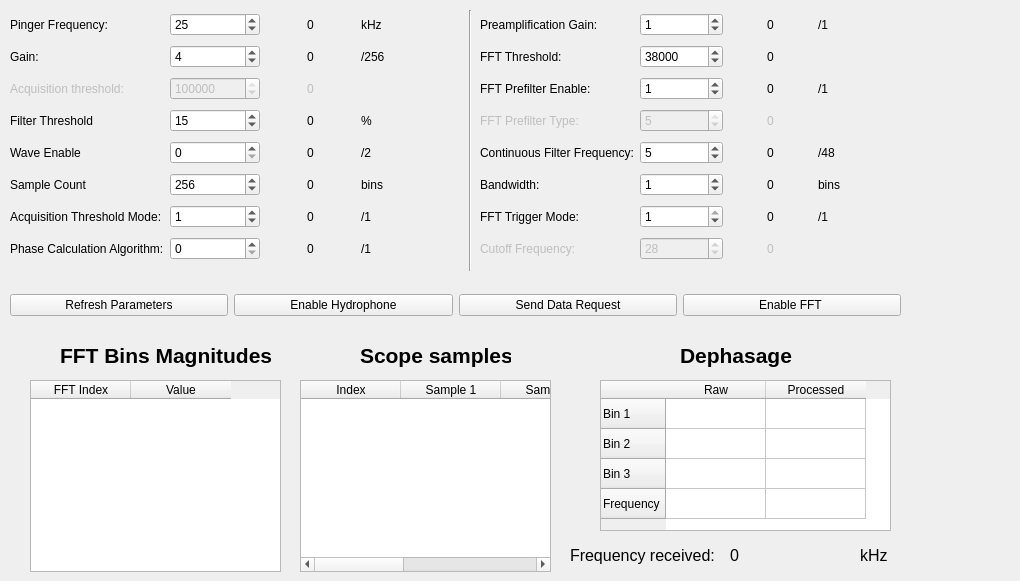
       <widget class="QWidget" name="hydrophones">
        <attribute name="title">
         <string>Hydrophones</string>
        </attribute>
        <widget class="QWidget" name="gridLayoutWidget_3">
         <property name="geometry">
          <rect>
           <x>10</x>
           <y>10</y>
           <width>441</width>
           <height>261</height>
          </rect>
         </property>
         <layout class="QGridLayout" name="gridLayout_4">
          <item row="1" column="0">
           <widget class="QLabel" name="label_13">
            <property name="text">
             <string>Gain:</string>
            </property>
           </widget>
          </item>
          <item row="2" column="1">
           <widget class="QSpinBox" name="spinBox_Hydr_Acq_Thrs">
            <property name="enabled">
             <bool>false</bool>
            </property>
            <property name="maximum">
             <number>2000000000</number>
            </property>
            <property name="singleStep">
             <number>1000000</number>
            </property>
            <property name="value">
             <number>1124800758</number>
            </property>
           </widget>
          </item>
          <item row="6" column="1">
           <widget class="QSpinBox" name="spinBox_Hydr_Acq_Th_Mode">
            <property name="maximum">
             <number>5</number>
            </property>
            <property name="value">
             <number>1</number>
            </property>
           </widget>
          </item>
          <item row="2" column="0">
           <widget class="QLabel" name="label_11">
            <property name="enabled">
             <bool>false</bool>
            </property>
            <property name="text">
             <string>Acquisition threshold:</string>
            </property>
           </widget>
          </item>
          <item row="5" column="1">
           <widget class="QSpinBox" name="spinBox_Hydr_Samp_Count">
            <property name="maximum">
             <number>1000</number>
            </property>
            <property name="value">
             <number>256</number>
            </property>
           </widget>
          </item>
          <item row="0" column="2" alignment="Qt::AlignHCenter">
           <widget class="QLabel" name="label_Hydr_Ping_Freq">
            <property name="text">
             <string>0</string>
            </property>
           </widget>
          </item>
          <item row="7" column="2" alignment="Qt::AlignHCenter">
           <widget class="QLabel" name="label_Hydr_Phase_Calc_Alg">
            <property name="text">
             <string>0</string>
            </property>
           </widget>
          </item>
          <item row="1" column="2" alignment="Qt::AlignHCenter">
           <widget class="QLabel" name="label_Hydr_Gain">
            <property name="text">
             <string>0</string>
            </property>
           </widget>
          </item>
          <item row="3" column="0">
           <widget class="QLabel" name="label_14">
            <property name="text">
             <string>Filter Threshold</string>
            </property>
           </widget>
          </item>
          <item row="7" column="1">
           <widget class="QSpinBox" name="spinBox_Hydr_Phase_Calc_Alg">
            <property name="maximum">
             <number>1</number>
            </property>
           </widget>
          </item>
          <item row="0" column="0">
           <widget class="QLabel" name="label_9">
            <property name="text">
             <string>Pinger Frequency:</string>
            </property>
           </widget>
          </item>
          <item row="3" column="2" alignment="Qt::AlignHCenter">
           <widget class="QLabel" name="label_Hydr_Filt_Thrs">
            <property name="text">
             <string>0</string>
            </property>
           </widget>
          </item>
          <item row="3" column="1">
           <widget class="QSpinBox" name="spinBox_Hydr_Filt_Thrs">
            <property name="value">
             <number>15</number>
            </property>
           </widget>
          </item>
          <item row="5" column="0">
           <widget class="QLabel" name="label_10">
            <property name="text">
             <string>Sample Count</string>
            </property>
           </widget>
          </item>
          <item row="4" column="0">
           <widget class="QLabel" name="label_12">
            <property name="text">
             <string>Wave Enable</string>
            </property>
           </widget>
          </item>
          <item row="6" column="0">
           <widget class="QLabel" name="label_16">
            <property name="text">
             <string>Acquisition Threshold Mode:</string>
            </property>
           </widget>
          </item>
          <item row="4" column="1">
           <widget class="QSpinBox" name="spinBox_Hydr_Cont_F_Freq">
            <property name="maximum">
             <number>2</number>
            </property>
            <property name="singleStep">
             <number>1</number>
            </property>
            <property name="value">
             <number>0</number>
            </property>
           </widget>
          </item>
          <item row="2" column="2" alignment="Qt::AlignHCenter">
           <widget class="QLabel" name="label_Hydr_Acq_Thrs">
            <property name="enabled">
             <bool>false</bool>
            </property>
            <property name="text">
             <string>0</string>
            </property>
           </widget>
          </item>
          <item row="1" column="1">
           <widget class="QSpinBox" name="spinBox_Hydr_Gain">
            <property name="value">
             <number>4</number>
            </property>
           </widget>
          </item>
          <item row="7" column="0">
           <widget class="QLabel" name="label_18">
            <property name="text">
             <string>Phase Calculation Algorithm:</string>
            </property>
           </widget>
          </item>
          <item row="4" column="2" alignment="Qt::AlignHCenter">
           <widget class="QLabel" name="label_Hydr_Wave_En">
            <property name="text">
             <string>0</string>
            </property>
           </widget>
          </item>
          <item row="5" column="2" alignment="Qt::AlignHCenter">
           <widget class="QLabel" name="label_Hydr_Samp_Count">
            <property name="text">
             <string>0</string>
            </property>
           </widget>
          </item>
          <item row="0" column="1">
           <widget class="QSpinBox" name="spinBox_Hydr_Pinger_Freq">
            <property name="minimum">
             <number>10</number>
            </property>
            <property name="maximum">
             <number>60</number>
            </property>
            <property name="value">
             <number>25</number>
            </property>
           </widget>
          </item>
          <item row="6" column="2" alignment="Qt::AlignHCenter">
           <widget class="QLabel" name="label_Hydr_Acq_Th_Mode">
            <property name="text">
             <string>0</string>
            </property>
           </widget>
          </item>
          <item row="0" column="3">
           <widget class="QLabel" name="label_Hydr_Ping_Freq_2">
            <property name="text">
             <string>kHz</string>
            </property>
           </widget>
          </item>
          <item row="1" column="3">
           <widget class="QLabel" name="label_Hydr_Ping_Freq_3">
            <property name="text">
             <string>/256</string>
            </property>
           </widget>
          </item>
          <item row="3" column="3">
           <widget class="QLabel" name="label_Hydr_Filt_Thrs_2">
            <property name="text">
             <string>%</string>
            </property>
           </widget>
          </item>
          <item row="5" column="3">
           <widget class="QLabel" name="label_Hydr_Samp_Count_2">
            <property name="text">
             <string>bins</string>
            </property>
           </widget>
          </item>
          <item row="7" column="3">
           <widget class="QLabel" name="label_Hydr_Ping_Freq_4">
            <property name="text">
             <string>/1</string>
            </property>
           </widget>
          </item>
          <item row="4" column="3">
           <widget class="QLabel" name="label_Hydr_Samp_Count_3">
            <property name="text">
             <string>/2</string>
            </property>
           </widget>
          </item>
          <item row="6" column="3">
           <widget class="QLabel" name="label_Hydr_Ping_Freq_5">
            <property name="text">
             <string>/1</string>
            </property>
           </widget>
          </item>
         </layout>
        </widget>
        <widget class="QWidget" name="gridLayoutWidget_4">
         <property name="geometry">
          <rect>
           <x>480</x>
           <y>10</y>
           <width>421</width>
           <height>260</height>
          </rect>
         </property>
         <layout class="QGridLayout" name="gridLayout_5">
          <item row="3" column="2" alignment="Qt::AlignHCenter">
           <widget class="QLabel" name="label_Hydr_Fft_Prefilter_T">
            <property name="enabled">
             <bool>false</bool>
            </property>
            <property name="text">
             <string>0</string>
            </property>
           </widget>
          </item>
          <item row="5" column="2" alignment="Qt::AlignHCenter">
           <widget class="QLabel" name="label_Hydr_Bw">
            <property name="text">
             <string>0</string>
            </property>
           </widget>
          </item>
          <item row="2" column="1">
           <widget class="QSpinBox" name="spinBox_Hydr_Fft_Prefilter">
            <property name="maximum">
             <number>5</number>
            </property>
            <property name="value">
             <number>1</number>
            </property>
           </widget>
          </item>
          <item row="1" column="0">
           <widget class="QLabel" name="label_15">
            <property name="text">
             <string>FFT Threshold:</string>
            </property>
           </widget>
          </item>
          <item row="2" column="0">
           <widget class="QLabel" name="label_20">
            <property name="text">
             <string>FFT Prefilter Enable:</string>
            </property>
           </widget>
          </item>
          <item row="5" column="1">
           <widget class="QSpinBox" name="spinBox_Hydr_Bw">
            <property name="value">
             <number>1</number>
            </property>
           </widget>
          </item>
          <item row="1" column="2" alignment="Qt::AlignHCenter">
           <widget class="QLabel" name="label_Hydr_Fft_Thrs">
            <property name="text">
             <string>0</string>
            </property>
           </widget>
          </item>
          <item row="0" column="2" alignment="Qt::AlignHCenter">
           <widget class="QLabel" name="label_Hydr_Preamp_Gain">
            <property name="text">
             <string>0</string>
            </property>
           </widget>
          </item>
          <item row="0" column="0">
           <widget class="QLabel" name="label_22">
            <property name="text">
             <string>Preamplification Gain:</string>
            </property>
           </widget>
          </item>
          <item row="3" column="1">
           <widget class="QSpinBox" name="spinBox_Hydr_Fft_Prefilter_T">
            <property name="enabled">
             <bool>false</bool>
            </property>
            <property name="maximum">
             <number>5</number>
            </property>
            <property name="value">
             <number>5</number>
            </property>
           </widget>
          </item>
          <item row="3" column="0">
           <widget class="QLabel" name="label_21">
            <property name="enabled">
             <bool>false</bool>
            </property>
            <property name="text">
             <string>FFT Prefilter Type:</string>
            </property>
           </widget>
          </item>
          <item row="5" column="0">
           <widget class="QLabel" name="label_23">
            <property name="text">
             <string>Bandwidth:</string>
            </property>
           </widget>
          </item>
          <item row="6" column="0">
           <widget class="QLabel" name="label_24">
            <property name="text">
             <string>FFT Trigger Mode:</string>
            </property>
           </widget>
          </item>
          <item row="4" column="0">
           <widget class="QLabel" name="label_25">
            <property name="text">
             <string>Continuous Filter Frequency:</string>
            </property>
           </widget>
          </item>
          <item row="2" column="2" alignment="Qt::AlignHCenter">
           <widget class="QLabel" name="label_Hydr_Fft_Prefilter">
            <property name="text">
             <string>0</string>
            </property>
           </widget>
          </item>
          <item row="4" column="1">
           <widget class="QSpinBox" name="spinBox_Hydr_Cont_Fil_Freq">
            <property name="maximum">
             <number>48</number>
            </property>
            <property name="value">
             <number>5</number>
            </property>
           </widget>
          </item>
          <item row="0" column="1">
           <widget class="QSpinBox" name="spinBox_Hydr_Preamp_Gain">
            <property name="value">
             <number>1</number>
            </property>
           </widget>
          </item>
          <item row="1" column="1">
           <widget class="QSpinBox" name="spinBox_Hydr_Fft_Thrs">
            <property name="maximum">
             <number>50000</number>
            </property>
            <property name="value">
             <number>38000</number>
            </property>
           </widget>
          </item>
          <item row="4" column="2" alignment="Qt::AlignHCenter">
           <widget class="QLabel" name="label_Hydr_Cont_Fil_Freq">
            <property name="text">
             <string>0</string>
            </property>
           </widget>
          </item>
          <item row="6" column="1">
           <widget class="QSpinBox" name="spinBox_Hydr_Fft_Trig_Mode">
            <property name="maximum">
             <number>1</number>
            </property>
            <property name="value">
             <number>1</number>
            </property>
           </widget>
          </item>
          <item row="7" column="0">
           <widget class="QLabel" name="label_17">
            <property name="enabled">
             <bool>false</bool>
            </property>
            <property name="text">
             <string>Cutoff Frequency:</string>
            </property>
           </widget>
          </item>
          <item row="7" column="1">
           <widget class="QSpinBox" name="spinBox_Hydr_Cutoff">
            <property name="enabled">
             <bool>false</bool>
            </property>
            <property name="value">
             <number>28</number>
            </property>
           </widget>
          </item>
          <item row="6" column="2" alignment="Qt::AlignHCenter">
           <widget class="QLabel" name="label_Hydr_Fft_Trig_Mode">
            <property name="text">
             <string>0</string>
            </property>
           </widget>
          </item>
          <item row="7" column="2" alignment="Qt::AlignHCenter">
           <widget class="QLabel" name="label_Hydr_Cutoff">
            <property name="enabled">
             <bool>false</bool>
            </property>
            <property name="text">
             <string>0</string>
            </property>
           </widget>
          </item>
          <item row="0" column="3">
           <widget class="QLabel" name="label_Hydr_Ping_Freq_6">
            <property name="text">
             <string>/1</string>
            </property>
           </widget>
          </item>
          <item row="2" column="3">
           <widget class="QLabel" name="label_Hydr_Ping_Freq_7">
            <property name="text">
             <string>/1</string>
            </property>
           </widget>
          </item>
          <item row="4" column="3">
           <widget class="QLabel" name="label_Hydr_Samp_Count_4">
            <property name="text">
             <string>/48</string>
            </property>
           </widget>
          </item>
          <item row="5" column="3">
           <widget class="QLabel" name="label_Hydr_Samp_Count_5">
            <property name="text">
             <string>bins</string>
            </property>
           </widget>
          </item>
          <item row="6" column="3">
           <widget class="QLabel" name="label_Hydr_Samp_Count_6">
            <property name="text">
             <string>/1</string>
            </property>
           </widget>
          </item>
         </layout>
        </widget>
        <widget class="QWidget" name="horizontalLayoutWidget">
         <property name="geometry">
          <rect>
           <x>10</x>
           <y>290</y>
           <width>891</width>
           <height>31</height>
          </rect>
         </property>
         <layout class="QHBoxLayout" name="horizontalLayout_3">
          <item>
           <widget class="QPushButton" name="pushButton_Hydr_Refrsh">
            <property name="text">
             <string>Refresh Parameters</string>
            </property>
           </widget>
          </item>
          <item>
           <widget class="QPushButton" name="pushButton_En_Hydros">
            <property name="text">
             <string>Enable Hydrophone</string>
            </property>
           </widget>
          </item>
          <item>
           <widget class="QPushButton" name="pushButton_Param_Req">
            <property name="text">
             <string>Send Data Request</string>
            </property>
           </widget>
          </item>
          <item>
           <widget class="QPushButton" name="pushButton_En_Fft">
            <property name="text">
             <string>Enable FFT </string>
            </property>
           </widget>
          </item>
         </layout>
        </widget>
        <widget class="Line" name="line">
         <property name="geometry">
          <rect>
           <x>460</x>
           <y>10</y>
           <width>20</width>
           <height>261</height>
          </rect>
         </property>
         <property name="orientation">
          <enum>Qt::Vertical</enum>
         </property>
        </widget>
        <widget class="QTableWidget" name="tableWidget_Hydr_Deph">
         <property name="geometry">
          <rect>
           <x>600</x>
           <y>380</y>
           <width>291</width>
           <height>151</height>
          </rect>
         </property>
         <row>
          <property name="text">
           <string>Bin 1</string>
          </property>
         </row>
         <row>
          <property name="text">
           <string>Bin 2</string>
          </property>
         </row>
         <row>
          <property name="text">
           <string>Bin 3</string>
          </property>
         </row>
         <row>
          <property name="text">
           <string>Frequency</string>
          </property>
         </row>
         <column>
          <property name="text">
           <string>Raw</string>
          </property>
         </column>
         <column>
          <property name="text">
           <string>Processed</string>
          </property>
         </column>
        </widget>
        <widget class="QLabel" name="label_27">
         <property name="geometry">
          <rect>
           <x>60</x>
           <y>340</y>
           <width>221</width>
           <height>31</height>
          </rect>
         </property>
         <property name="font">
          <font>
           <pointsize>16</pointsize>
           <weight>75</weight>
           <bold>true</bold>
          </font>
         </property>
         <property name="text">
          <string>FFT Bins Magnitudes</string>
         </property>
        </widget>
        <widget class="QLabel" name="label_28">
         <property name="geometry">
          <rect>
           <x>360</x>
           <y>340</y>
           <width>151</width>
           <height>31</height>
          </rect>
         </property>
         <property name="font">
          <font>
           <pointsize>16</pointsize>
           <weight>75</weight>
           <bold>true</bold>
          </font>
         </property>
         <property name="text">
          <string>Scope samples</string>
         </property>
        </widget>
        <widget class="QLabel" name="label_29">
         <property name="geometry">
          <rect>
           <x>680</x>
           <y>340</y>
           <width>151</width>
           <height>31</height>
          </rect>
         </property>
         <property name="font">
          <font>
           <pointsize>16</pointsize>
           <weight>75</weight>
           <bold>true</bold>
          </font>
         </property>
         <property name="text">
          <string>Dephasage</string>
         </property>
        </widget>
        <widget class="QLabel" name="label_30">
         <property name="geometry">
          <rect>
           <x>570</x>
           <y>540</y>
           <width>151</width>
           <height>31</height>
          </rect>
         </property>
         <property name="font">
          <font>
           <pointsize>12</pointsize>
           <weight>50</weight>
           <bold>false</bold>
          </font>
         </property>
         <property name="text">
          <string>Frequency received: </string>
         </property>
        </widget>
        <widget class="QTableWidget" name="tableWidget_Hydr_Fft_Mag">
         <property name="geometry">
          <rect>
           <x>30</x>
           <y>380</y>
           <width>251</width>
           <height>192</height>
          </rect>
         </property>
         <column>
          <property name="text">
           <string>FFT Index</string>
          </property>
         </column>
         <column>
          <property name="text">
           <string>Value</string>
          </property>
         </column>
        </widget>
        <widget class="QTableWidget" name="tableWidget_Hydr_Scope_samp">
         <property name="geometry">
          <rect>
           <x>300</x>
           <y>380</y>
           <width>251</width>
           <height>192</height>
          </rect>
         </property>
         <column>
          <property name="text">
           <string>Index</string>
          </property>
         </column>
         <column>
          <property name="text">
           <string>Sample 1</string>
          </property>
         </column>
         <column>
          <property name="text">
           <string>Sample 2</string>
          </property>
         </column>
         <column>
          <property name="text">
           <string>Sample 3</string>
          </property>
         </column>
         <column>
          <property name="text">
           <string>Sample 4</string>
          </property>
         </column>
        </widget>
        <widget class="QLabel" name="label_Hydr_Freq">
         <property name="geometry">
          <rect>
           <x>730</x>
           <y>540</y>
           <width>131</width>
           <height>31</height>
          </rect>
         </property>
         <property name="font">
          <font>
           <pointsize>12</pointsize>
           <weight>50</weight>
           <bold>false</bold>
          </font>
         </property>
         <property name="text">
          <string>0</string>
         </property>
        </widget>
        <widget class="QLabel" name="label_35">
         <property name="geometry">
          <rect>
           <x>860</x>
           <y>540</y>
           <width>151</width>
           <height>31</height>
          </rect>
         </property>
         <property name="font">
          <font>
           <pointsize>12</pointsize>
           <weight>50</weight>
           <bold>false</bold>
          </font>
         </property>
         <property name="text">
          <string>kHz</string>
         </property>
        </widget>
       </widget>
